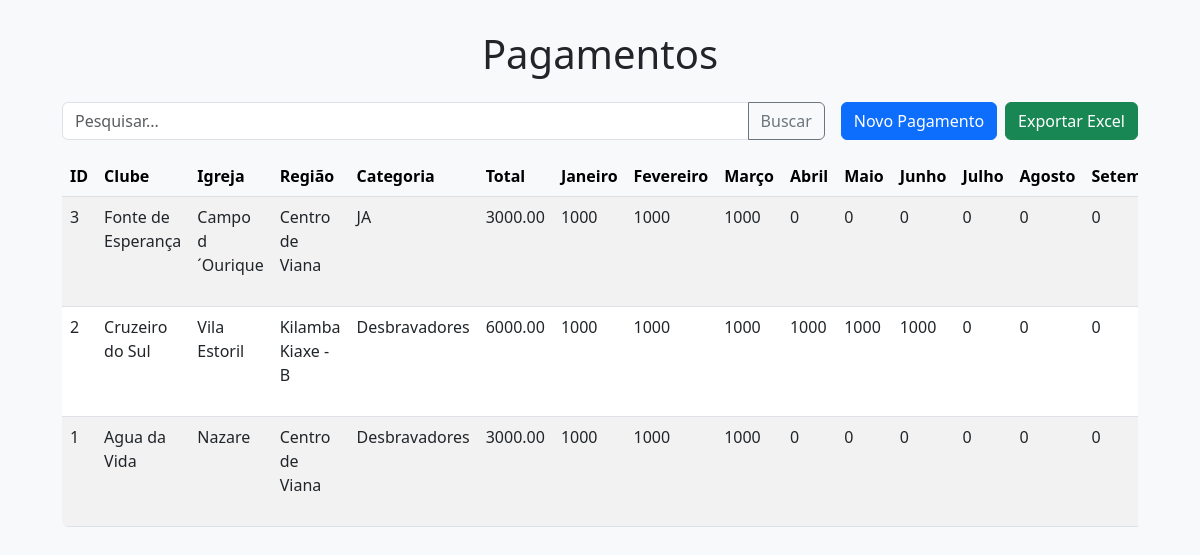
/listar (signed in), run on the app's committed database.
### app.py (models this page shows)
class Pagamento(db.Model):
    id = db.Column(db.Integer, primary_key=True, autoincrement=True)
    clube = db.Column(db.String(100))
    igreja = db.Column(db.String(100))
    regiao = db.Column(db.String(100))
    categoria = db.Column(db.String(100))
    ano = db.Column(db.Integer, nullable=False)            # NOVO CAMPO
    total = db.Column(db.String)
    janeiro = db.Column(db.String)
    fevereiro = db.Column(db.String)
    marco = db.Column(db.String)
    abril = db.Column(db.String)
    maio = db.Column(db.String)
    junho = db.Column(db.String)
    julho = db.Column(db.String)
    agosto = db.Column(db.String)
    setembro = db.Column(db.String)
    outubro = db.Column(db.String)
    novembro = db.Column(db.String)
    dezembro = db.Column(db.String)

### app.py (the view)
@app.route("/listar")
@login_required
def listar():
    termo = request.args.get("busca", "")
    if termo:
        filtros = []
        termo_ilike = f"%{termo}%"
        filtros.extend([
            Pagamento.clube.ilike(termo_ilike),
            Pagamento.igreja.ilike(termo_ilike),
            Pagamento.regiao.ilike(termo_ilike),
            Pagamento.categoria.ilike(termo_ilike),
            Pagamento.janeiro.ilike(termo_ilike),
            Pagamento.fevereiro.ilike(termo_ilike),
            Pagamento.marco.ilike(termo_ilike),
            Pagamento.abril.ilike(termo_ilike),
            Pagamento.maio.ilike(termo_ilike),
            Pagamento.junho.ilike(termo_ilike),
            Pagamento.julho.ilike(termo_ilike),
            Pagamento.agosto.ilike(termo_ilike),
            Pagamento.setembro.ilike(termo_ilike),
            Pagamento.outubro.ilike(termo_ilike),
            Pagamento.novembro.ilike(termo_ilike),
            Pagamento.dezembro.ilike(termo_ilike),
            Pagamento.total.ilike(termo_ilike)
        ])
        pagamentos = Pagamento.query.filter(or_(*filtros)).all()
    else:
        pagamentos = Pagamento.query.order_by(Pagamento.id.desc()).all()
    return render_template("listar.html", pagamentos=pagamentos, termo=termo)

### app.py (called while the page is built)
@login_manager.user_loader
def load_user(user_id):
    return Usuario.query.get(int(user_id))

### templates/listar.html (shortened to what this page needs)
<!DOCTYPE html>
<html lang="pt">
<head>
    <link rel="stylesheet" href="https://cdn.jsdelivr.net/npm/bootstrap@5.3.0/dist/css/bootstrap.min.css">
</head>
<body>
<div class="container">
    <h1 class="mb-4 text-center">Pagamentos</h1>
    <div class="mb-3 d-flex justify-content-between align-items-center">
        <form class="d-flex flex-grow-1 me-3" method="get" action="{{ url_for('listar') }}">
            <div class="input-group">
                <input type="text" name="busca" value="{{ termo or '' }}" class="form-control" placeholder="Pesquisar...">
                <button class="btn btn-outline-secondary" type="submit">Buscar</button>
            </div>
        </form>
        <div class="d-flex">
            <a href="{{ url_for('formulario') }}" class="btn btn-primary me-2">Novo Pagamento</a>
            <a href="{{ url_for('exportar_excel') }}" class="btn btn-success">Exportar Excel</a>
        </div>
    </div>
    <div class="table-responsive">
        <table class="table table-striped table-hover">
            <thead class="table-light">
                <tr>
                    <th>ID</th>
                    <th>Clube</th>
                    <th>Igreja</th>
                    <th>Região</th>
                    <th>Categoria</th>
                    <th>Total</th>
                    <th>Janeiro</th>
                    <th>Fevereiro</th>
                    <th>Março</th>
                    <th>Abril</th>
                    <th>Maio</th>
                    <th>Junho</th>
                    <th>Julho</th>
                    <th>Agosto</th>
                    <th>Setembro</th>
                </tr>
            </thead>
            <tbody>
                {% for pagamento in pagamentos %}
                <tr>
                    <td>{{ pagamento.id }}</td>
                    <td>{{ pagamento.clube }}</td>
                    <td>{{ pagamento.igreja }}</td>
                    <td>{{ pagamento.regiao }}</td>
                    <td>{{ pagamento.categoria }}</td>
                    <td>{{ pagamento.total }}</td>
                    <td>{{ pagamento.janeiro }}</td>
                    <td>{{ pagamento.fevereiro }}</td>
                    <td>{{ pagamento.marco }}</td>
                    <td>{{ pagamento.abril }}</td>
                    <td>{{ pagamento.maio }}</td>
                    <td>{{ pagamento.junho }}</td>
                    <td>{{ pagamento.julho }}</td>
                    <td>{{ pagamento.agosto }}</td>
                    <td>{{ pagamento.setembro }}</td>
                </tr>
                {% else %}
                <tr>
                    <td colspan="20" class="text-center">Nenhum pagamento encontrado.</td>
                </tr>
                {% endfor %}
            </tbody>
        </table>
    </div>
</div>
</body>
</html>

### templates/listar.html (style rules this page uses)
body { background-color: #f8f9fa; }
.container { max-width: 1100px; margin-top: 30px; }
table { background: white; border-radius: 6px; overflow: hidden; }

### data on the page
Pagamento: id "3", clube "Fonte de Esperança", igreja "Campo d´Ourique", regiao "Centro de Viana", categoria "JA", total "3000.00", janeiro "1000", fevereiro "1000", marco "1000", abril "0", maio "0", junho "0", julho "0", agosto "0", setembro "0"
Pagamento: id "2", clube "Cruzeiro do Sul", igreja "Vila Estoril", regiao "Kilamba Kiaxe - B", categoria "Desbravadores", total "6000.00", janeiro "1000", fevereiro "1000", marco "1000", abril "1000", maio "1000", junho "1000", julho "0", agosto "0", setembro "0"
Pagamento: id "1", clube "Agua da Vida", igreja "Nazare", regiao "Centro de Viana", categoria "Desbravadores", total "3000.00", janeiro "1000", fevereiro "1000", marco "1000", abril "0", maio "0", junho "0", julho "0", agosto "0", setembro "0"
